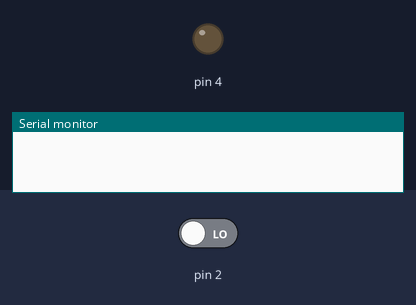
The sketch below on a simulated Arduino Uno, built with avr-gcc and run on an emulated ATmega328P. Parts: output pins drawn as LEDs (lit = HIGH), the last lines printed to the serial monitor. Dashed ring = blinking. The inputs (shaded band) are chosen by the test bench; at power-on: pin 2 LOW.

Above: at 1.2 s.
1.3 s: pin 2 driven HIGH
At 1.42 s:
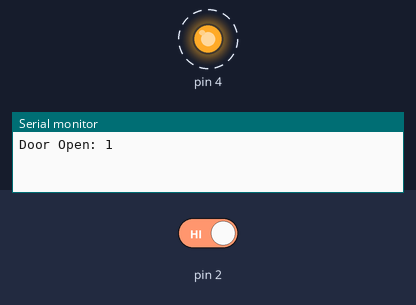
4.3 s: pin 2 driven LOW
At 5.3 s:
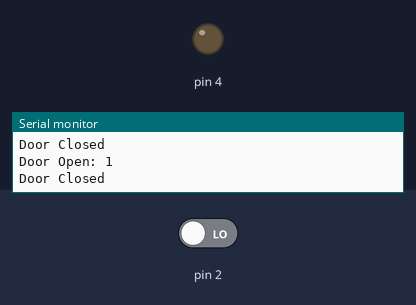
Timing chart, 0 to 7.3 s (numbered marks = the images above; inputs shaded):
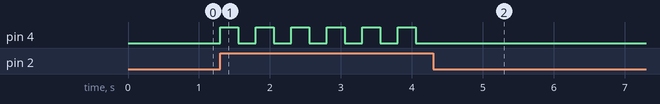

The sketch:

singlerelay.ino
```cpp
int switchState = 0;

void setup() {
  Serial.begin(9600);
  pinMode(2, INPUT);
  pinMode(4, OUTPUT);
}

void loop() {
  switchState = digitalRead(2);
  if (switchState == HIGH) {
    Serial.println("Door Open: "+(String)switchState);
    digitalWrite(4, HIGH);
    delay(250);
    digitalWrite(4, LOW);
    delay(250);
    Serial.println("Door Closed");
  }
}
```

Measured:
- after the input at 1.3 s, pin 4: alternates HIGH for 0.25 s and LOW for 0.25 s, starting at once
- after the input at 4.3 s, pin 4: stops changing and stays LOW
